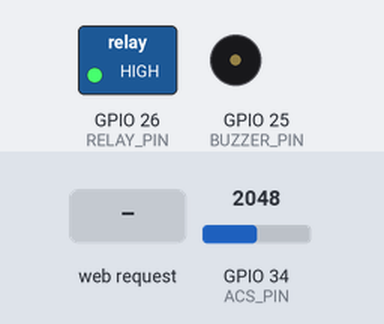
The sketch below on a simulated ESP32. Parts: switched loads named in the sketch (green lamp = pin HIGH), buzzer (waves = sounding, pin HIGH). The test bench sets the inputs (shaded band); at power-on: GPIO 34 (ACS_PIN) = 2048.

Above: at 1.2 s.
1.3 s: HTTP request GET /set?warn=0 received
At 2.75 s:
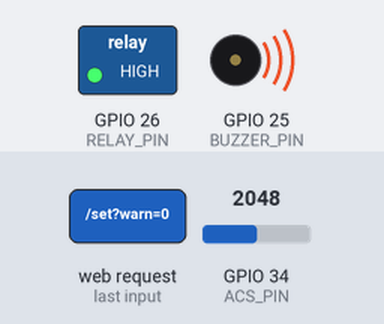
4.3 s: HTTP request GET /set?cut=0 received
At 5.2 s:
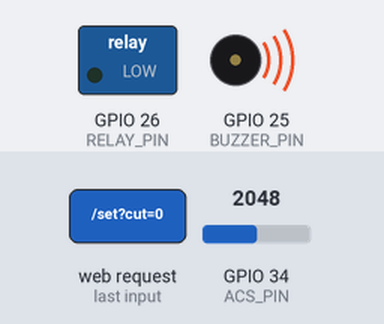
At 12.4 s:
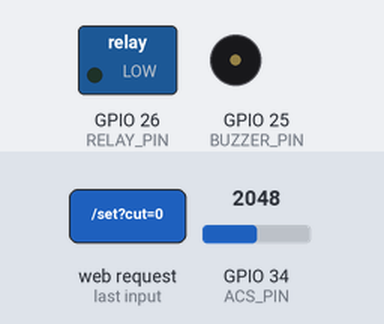
Timing chart, 0 to 13.3 s (numbered marks = the images above; inputs shaded):
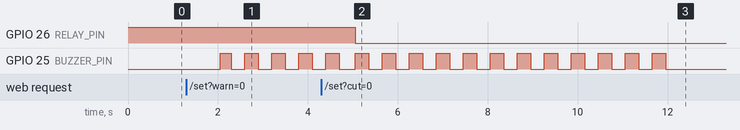

Measured:
- after the input at 1.3 s, GPIO 25 (BUZZER_PIN): alternates HIGH for 0.30 s and LOW for 0.30 s, starting after 0.76 s
- after the input at 4.3 s, GPIO 26 (RELAY_PIN): HIGH → LOW after 0.76 s

The sketch:

final_code_without_emojis__END_.ino
```cpp
/************************************************************
 SMART ELECTRICITY MONITORING SYSTEM
 ESP32 + ACS712 + AP + RELAY + BUZZER (BEEP MODE)
************************************************************/

#include <WiFi.h>
#include <WebServer.h>
#include <math.h>

/* ================= ACCESS POINT ================= */
const char* ap_ssid = "ESP32_Energy_Monitor";
const char* ap_password = "12345678";

/* ================= PINS ================= */
#define ACS_PIN     34
#define RELAY_PIN   26
#define BUZZER_PIN  25

#define UNIT_PRICE 8.0   // Rs per unit

WebServer server(80);

/* ================= VARIABLES ================= */
float voltage = 230.0;
float currentA = 0.0;
float powerW = 0.0;
float energyWh = 0.0;

float dailyUnit = 0.0;
float monthlyUnit = 0.0;

float warningLimit = 0.007;
float cutLimit     = 0.010;

unsigned long lastMillis = 0;

/* -------- BUZZER CONTROL -------- */
bool warningTriggered = false;
bool buzzerRunning = false;
bool buzzerState = false;

unsigned long buzzerStartTime = 0;
unsigned long buzzerToggleTime = 0;

const unsigned long BUZZER_TOTAL_TIME = 10000;   // 10 sec
const unsigned long BUZZER_INTERVAL   = 300;     // to–to gap

/* ================= CURRENT READ ================= */
float readCurrent()
{
  float sum = 0;
  for (int s = 0; s < 500; s++)
  {
    float adc = analogRead(ACS_PIN);
    float vout = adc * (3.3 / 4095.0);
    float instCurrent = (vout - 2.5) / 0.185;
    sum += instCurrent * instCurrent;
  }
  return abs(sqrt(sum / 500));
}

/* ================= HANDLE LIMIT SET ================= */
void handleSet()
{
  if (server.hasArg("warn"))
    warningLimit = server.arg("warn").toFloat();

  if (server.hasArg("cut"))
    cutLimit = server.arg("cut").toFloat();

  server.sendHeader("Location", "/");
  server.send(303);
}

/* ================= WEB PAGE ================= */
void handleRoot()
{
  float totalBill = monthlyUnit * UNIT_PRICE;

  String html = "<!DOCTYPE html><html><head>";
  html += "<meta name='viewport' content='width=device-width, initial-scale=1'>";
  html += "<meta http-equiv='refresh' content='15'>";
  html += "<style>";
  html += "body{margin:0;font-family:Segoe UI,Arial;background:linear-gradient(135deg,#0f2027,#203a43,#2c5364);color:white;text-align:center}";
  html += "h1{padding:20px 0;margin:0;font-size:22px}";
  html += ".container{max-width:750px;margin:auto;padding:20px}";
  html += ".row{display:flex;gap:15px;margin-bottom:15px}";
  html += ".card{flex:1;padding:20px;border-radius:15px;background:rgba(255,255,255,0.08)}";
  html += ".label{font-size:14px;color:#cbd5e1}";
  html += ".value{font-size:26px;font-weight:bold}";
  html += "input{width:160px;padding:8px;border-radius:8px;border:none;margin:8px;text-align:center}";
  html += "button{padding:10px 25px;border:none;border-radius:8px;background:#38bdf8;font-weight:bold}";
  html += "</style></head><body>";

  html += "<h1>SMART ELECTRICITY MONITORING SYSTEM</h1><div class='container'>";

  html += "<div class='row'>";
  html += "<div class='card'><div class='label'>Voltage</div><div class='value'>230 V</div></div>";
  html += "<div class='card'><div class='label'>Current</div><div class='value'>" + String(currentA,2) + " A</div></div>";
  html += "</div>";

  html += "<div class='row'>";
  html += "<div class='card'><div class='label'>Power</div><div class='value'>" + String(powerW,1) + " W</div></div>";
  html += "<div class='card'><div class='label'>Live Unit</div><div class='value'>" + String(dailyUnit,3) + " kWh</div></div>";
  html += "</div>";

  html += "<div class='card'><div class='label'>Today Used Unit</div><div class='value'>" + String(dailyUnit,3) + " kWh</div></div>";
  html += "<div class='card'><div class='label'>Monthly Used Unit</div><div class='value'>" + String(monthlyUnit,3) + " kWh</div></div>";
  html += "<div class='card'><div class='label'>Total Bill (Rs 8 per unit)</div><div class='value'>Rs " + String(totalBill,2) + "</div></div>";

  html += "<form action='/set'>";
  html += "Warning Limit <br><input type='number' step='0.001' name='warn' value='" + String(warningLimit,3) + "'><br>";
  html += "Cut Limit <br><input type='number' step='0.001' name='cut' value='" + String(cutLimit,3) + "'><br>";
  html += "<button type='submit'>Save</button></form>";

  html += "</div></body></html>";

  server.send(200, "text/html", html);
}

/* ================= SETUP ================= */
void setup()
{
  Serial.begin(115200);

  pinMode(RELAY_PIN, OUTPUT);
  pinMode(BUZZER_PIN, OUTPUT);

  digitalWrite(RELAY_PIN, HIGH);
  digitalWrite(BUZZER_PIN, LOW);

  WiFi.softAP(ap_ssid, ap_password);

  server.on("/", handleRoot);
  server.on("/set", handleSet);
  server.begin();
}

/* ================= LOOP ================= */
void loop()
{
  server.handleClient();

  unsigned long now = millis();

  if (now - lastMillis >= 1000)
  {
    lastMillis = now;

    currentA = readCurrent();
    powerW = voltage * currentA;

    energyWh += powerW / 3600.0;
    dailyUnit = energyWh / 1000.0;
    monthlyUnit += powerW / 3600000.0;

    /* ---- WARNING TRIGGER ---- */
    if (dailyUnit >= warningLimit && !warningTriggered)
    {
      warningTriggered = true;
      buzzerRunning = true;
      buzzerStartTime = now;
      buzzerToggleTime = now;
      buzzerState = true;
      digitalWrite(BUZZER_PIN, HIGH);
    }

    /* ---- POWER CUT ---- */
    if (dailyUnit >= cutLimit)
    {
      digitalWrite(RELAY_PIN, LOW);
    }
  }

  /* ---- BUZZER BEEP MODE ---- */
  if (buzzerRunning)
  {
    if (now - buzzerStartTime >= BUZZER_TOTAL_TIME)
    {
      digitalWrite(BUZZER_PIN, LOW);
      buzzerRunning = false;
    }
    else if (now - buzzerToggleTime >= BUZZER_INTERVAL)
    {
      buzzerToggleTime = now;
      buzzerState = !buzzerState;
      digitalWrite(BUZZER_PIN, buzzerState ? HIGH : LOW);
    }
  }
}
```
